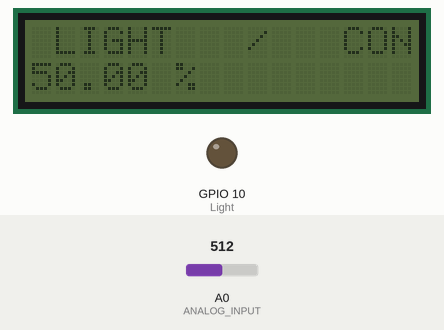
The sketch below on a simulated ESP8266 (NodeMCU). On the bench: 16×2 character LCD, output pins drawn as LEDs (lit = HIGH). The inputs (shaded band) are chosen by the test bench; at power-on: A0 (ANALOG_INPUT) = 512. Pins used as bus, display or sensor lines are not drawn; what the sketch prints to the serial monitor is not drawn.

Above: at 1.2 s.
1.3 s: A0 (ANALOG_INPUT) set to 106
At 2.7 s:
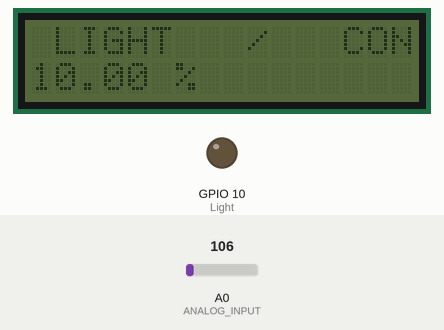
3.6 s: A0 (ANALOG_INPUT) set to 92
At 4.8 s:
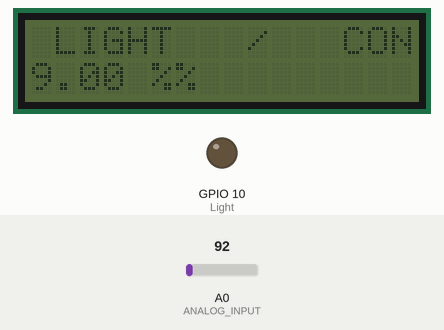
5.6 s: A0 (ANALOG_INPUT) set to 122
At 6.9 s:
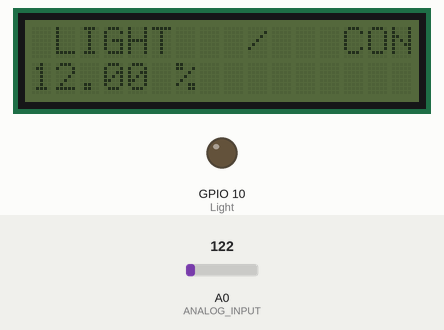
Timing chart, 0 to 8.6 s (numbered marks = the images above; inputs shaded):
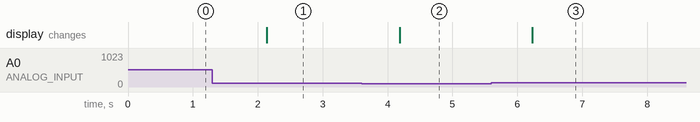

Measured:
- the behaviour switches between 98 and 97 on A0 (ANALOG_INPUT) (found by bisection; images 1 and 2)
- after the input at 1.3 s, the display: changes after 0.84 s (image 1)
- after the input at 3.6 s, the display: changes after 0.59 s (image 2)
- after the input at 5.6 s, the display: changes after 0.63 s (image 3)

The sketch:

POWAR-MUX_LDR_DIM_LCD.ino
```cpp
#include <Wire.h>
#include <LiquidCrystal_I2C.h>

LiquidCrystal_I2C lcd(0x3F,16,2); // could also be 0x27 instead of 0x3F

#define MUX_A D5
#define MUX_B D4
#define MUX_C D3
#define ANALOG_INPUT A0
#define Light 10

const char* Cond = "";
float  LDR;
float  LDRval;


void setup() {

  Serial.begin(9600);

  lcd.init();
  lcd.display();

  pinMode(Light, OUTPUT);

  //Deifne output pins for Mux
  pinMode(MUX_A, OUTPUT);
  pinMode(MUX_B, OUTPUT);
  pinMode(MUX_C, OUTPUT);
}

void changeMux(int c, int b, int a) {
  digitalWrite(MUX_A, a);
  digitalWrite(MUX_B, b);
  digitalWrite(MUX_C, c);
}


void loop() {

  // LDR READ - MuxPin2
  changeMux(LOW, HIGH, LOW);
  LDR = analogRead(ANALOG_INPUT); //Value of the sensor connected Option 2 pin of Mux
  LDRval = map(LDR,0,1024,0,100);

    Serial.println(LDR);
    analogWrite(14, (LDR / 4));;
    if (LDRval < 50) {
      const char* Cond = "DARK";

    } else if (LDRval >= 50) {
      const char* Cond = "LIGHT";
    }
    lcd.setCursor(0, 0);
    lcd.print(" LIGHT   /   COND");
    lcd.setCursor(0, 1);
    lcd.print(LDRval);
    lcd.print(" %");
    lcd.setCursor(8, 1);
    lcd.print(Cond);


  delay(1000);

}
```
